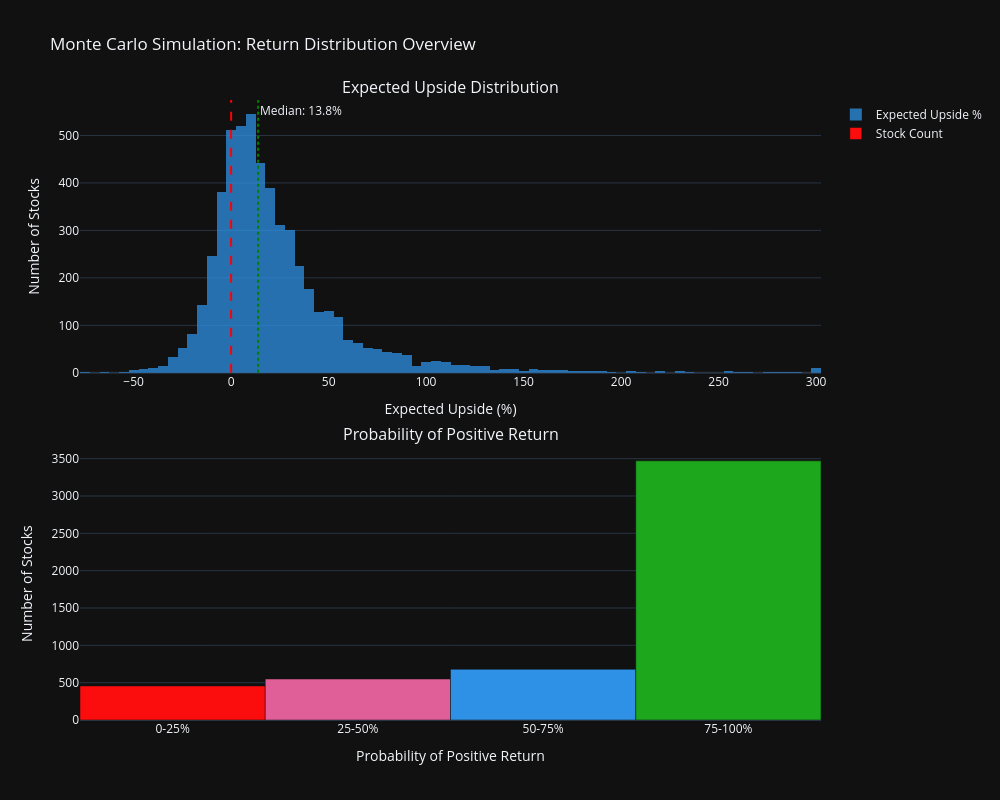

Notebook code cell kept with this figure:
### Markdown cell above
### 4.1 Expected Upside Distribution

### Code cell
fig = make_subplots(
    rows=2, cols=1,
    subplot_titles=("Expected Upside Distribution", "Probability of Positive Return"),
    vertical_spacing=0.12,
)

# Clip extreme outliers for better visualization
upside_clipped = mc["expected_upside_pct"].clip(-100, 300)

fig.add_trace(
    go.Histogram(
        x=upside_clipped,
        nbinsx=80,
        marker_color=COLORS[0],
        opacity=0.75,
        name="Expected Upside %",
    ),
    row=1, col=1,
)
fig.add_vline(x=0, line_dash="dash", line_color="red", row=1, col=1)
fig.add_vline(
    x=mc["expected_upside_pct"].median(),
    line_dash="dot", line_color="green",
    annotation_text=f"Median: {mc['expected_upside_pct'].median():.1f}%",
    row=1, col=1,
)

# Probability of positive return - pie chart
prob_bins = pd.cut(mc["prob_positive_upside"], bins=[0, 25, 50, 75, 100],
                   labels=["0-25%", "25-50%", "50-75%", "75-100%"])
prob_counts = prob_bins.value_counts().sort_index()
fig.add_trace(
    go.Bar(
        x=prob_counts.index.astype(str),
        y=prob_counts.values,
        marker_color=[COLORS[3], COLORS[1], COLORS[0], COLORS[2]],
        name="Stock Count",
    ),
    row=2, col=1,
)

fig.update_layout(
    title="Monte Carlo Simulation: Return Distribution Overview",
    template=PLOTLY_TEMPLATE,
    height=800,
    width=1000,
    showlegend=True,
)
fig.update_xaxes(title_text="Expected Upside (%)", row=1, col=1)
fig.update_xaxes(title_text="Probability of Positive Return", row=2, col=1)
fig.update_yaxes(title_text="Number of Stocks", row=1, col=1)
fig.update_yaxes(title_text="Number of Stocks", row=2, col=1)
fig.show()

### Figure 1 — Plotly figure (JSON) as saved in the notebook; plotly's stock layout.template omitted (floating-point values rounded to 4 significant figures; data arrays with more than 128 entries replaced by an {"elided": "..."} marker saying what was removed)
{"data": [{"marker": {"color": "#2E91E5"}, "name": "Expected Upside %", "nbinsx": 80, "opacity": 0.75, "x": {"elided": "5378 float values"}, "type": "histogram", "xaxis": "x", "yaxis": "y"}, {"marker": {"color": ["#FB0D0D", "#E15F99", "#2E91E5", "#1CA71C"]}, "name": "Stock Count", "x": ["0-25%", "25-50%", "50-75%", "75-100%"], "y": [456, 549, 679, 3471], "type": "bar", "xaxis": "x2", "yaxis": "y2"}], "layout": {"xaxis": {"anchor": "y", "domain": [0.0, 1.0], "title": {"text": "Expected Upside (%)"}}, "yaxis": {"anchor": "x", "domain": [0.56, 1.0], "title": {"text": "Number of Stocks"}}, "xaxis2": {"anchor": "y2", "domain": [0.0, 1.0], "title": {"text": "Probability of Positive Return"}}, "yaxis2": {"anchor": "x2", "domain": [0.0, 0.44], "title": {"text": "Number of Stocks"}}, "annotations": [{"font": {"size": 16}, "showarrow": false, "text": "Expected Upside Distribution", "x": 0.5, "xanchor": "center", "xref": "paper", "y": 1.0, "yanchor": "bottom", "yref": "paper"}, {"font": {"size": 16}, "showarrow": false, "text": "Probability of Positive Return", "x": 0.5, "xanchor": "center", "xref": "paper", "y": 0.44, "yanchor": "bottom", "yref": "paper"}, {"showarrow": false, "text": "Median: 13.8%", "x": 13.84, "xanchor": "left", "xref": "x", "y": 1, "yanchor": "top", "yref": "y domain"}], "shapes": [{"line": {"color": "red", "dash": "dash"}, "type": "line", "x0": 0, "x1": 0, "xref": "x", "y0": 0, "y1": 1, "yref": "y domain"}, {"line": {"color": "green", "dash": "dot"}, "type": "line", "x0": 13.84, "x1": 13.84, "xref": "x", "y0": 0, "y1": 1, "yref": "y domain"}], "title": {"text": "Monte Carlo Simulation: Return Distribution Overview"}, "height": 800, "width": 1000, "showlegend": true}}
